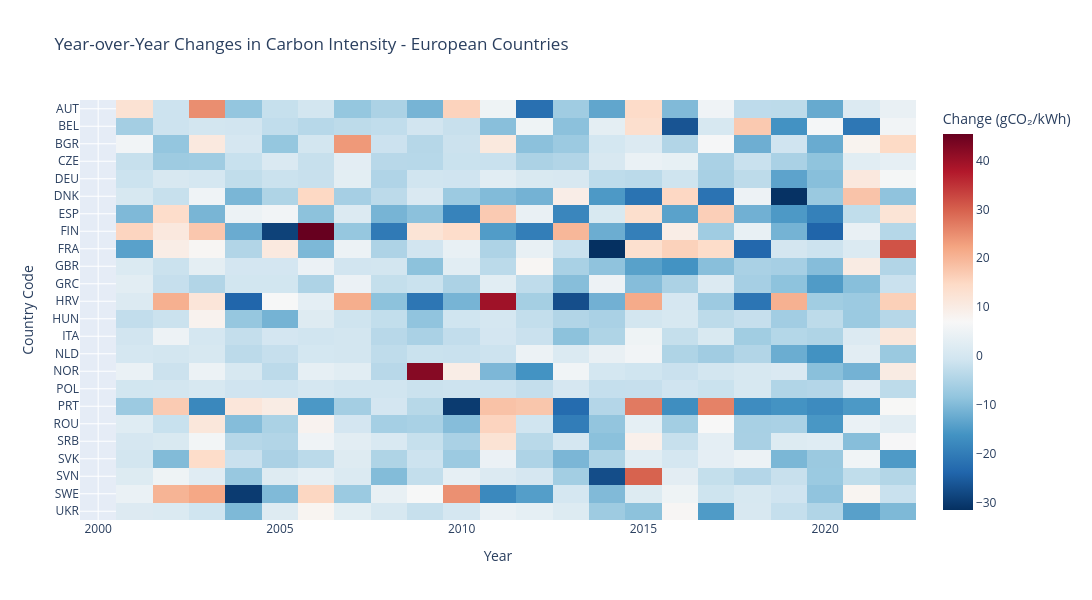

Notebook code cell kept with this figure:
### Markdown cell above
## Describe Spatial Patterns and the Current State

Write a short summary of what the map shows.

### Code cell
# Define column names
carbon_col = 'co2_intensity__gco2_kwh'
year_col = 'year'

# Filter data for European countries and prepare year-over-year changes
european_countries = ['FRA', 'DEU', 'GBR', 'ITA', 'ESP', 'POL', 'NLD', 'BEL', 'GRC', 'PRT', 'AUT', 'SVK', 'CZE', 'HUN', 'ROU', 'BGR', 'HRV', 'SVN', 'SRB', 'UKR', 'NOR', 'SWE', 'DNK', 'FIN']

# Filter for Europe and years 2000-2022
df_europe = df[df['code'].isin(european_countries)].copy()

# Pivot to get countries as rows and years as columns
df_pivot = df_europe.pivot_table(index='code', columns=year_col, values=carbon_col)

# Calculate year-over-year changes (percentage change)
yoy_changes = df_pivot.pct_change(axis=1) * 100

# Create heatmap
fig_heatmap = px.imshow(
    yoy_changes,
    labels=dict(x='Year', y='Country Code', color='Change (%)'),
    color_continuous_scale='RdBu_r',
    title='Year-over-Year Percentage Changes in Carbon Intensity - European Countries',
    aspect='auto',
    height=600,
    width=1200
)

fig_heatmap.update_xaxes(side='bottom')
fig_heatmap.show()

### Figure 1 — Plotly figure (JSON) as saved in the notebook; plotly's stock layout.template omitted (floating-point values rounded to 4 significant figures; data arrays with more than 128 entries replaced by an {"elided": "..."} marker saying what was removed)
{"data": [{"coloraxis": "coloraxis", "hovertemplate": "Year: %{x}<br>Country Code: %{y}<br>Change (gCO₂/kWh): %{z}<extra></extra>", "name": "0", "type": "heatmap", "x": [2000, 2001, 2002, 2003, 2004, 2005, 2006, 2007, 2008, 2009, 2010, 2011, 2012, 2013, 2014, 2015, 2016, 2017, 2018, 2019, 2020, 2021, 2022], "xaxis": "x", "y": ["AUT", "BEL", "BGR", "CZE", "DEU", "DNK", "ESP", "FIN", "FRA", "GBR", "GRC", "HRV", "HUN", "ITA", "NLD", "NOR", "POL", "PRT", "ROU", "SRB", "SVK", "SVN", "SWE", "UKR"], "yaxis": "y", "z": {"elided": "24x23 float values"}}], "layout": {"coloraxis": {"colorbar": {"title": {"text": "Change (gCO₂/kWh)"}}, "colorscale": [[0, "rgb(5,48,97)"], [0.1, "rgb(33,102,172)"], [0.2, "rgb(67,147,195)"], [0.3, "rgb(146,197,222)"], [0.4, "rgb(209,229,240)"], [0.5, "rgb(247,247,247)"], [0.6, "rgb(253,219,199)"], [0.7, "rgb(244,165,130)"], [0.8, "rgb(214,96,77)"], [0.9, "rgb(178,24,43)"], [1, "rgb(103,0,31)"]]}, "height": 600, "title": {"text": "Year-over-Year Changes in Carbon Intensity - European Countries"}, "width": 1200, "xaxis": {"anchor": "y", "domain": [0, 1], "side": "bottom", "title": {"text": "Year"}}, "yaxis": {"anchor": "x", "autorange": "reversed", "domain": [0, 1], "title": {"text": "Country Code"}}}}
